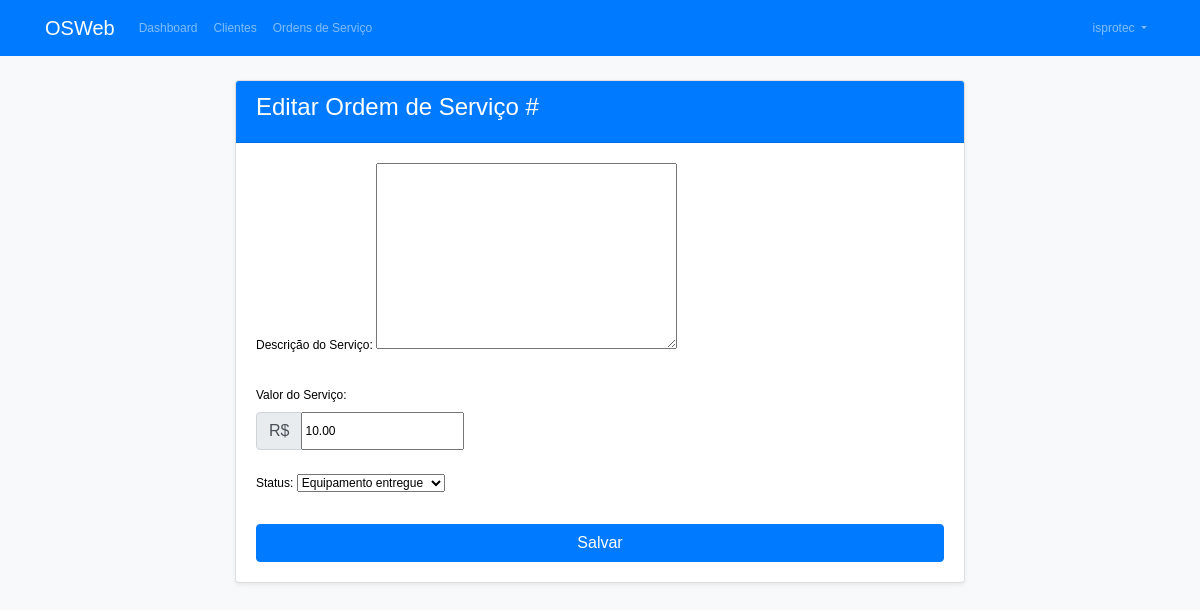
The app's page /ordem-servico/1/editar/ (signed in) with its own data.
### core/models.py (models this page shows, shortened)
class User(AbstractUser):
    is_empresa = models.BooleanField(default=False)
    is_tecnico = models.BooleanField(default=False)
    empresa = models.ForeignKey('Empresa', on_delete=models.CASCADE, null=True, blank=True)
    telefone = models.CharField(max_length=15, blank=True, null=True)
    endereco = models.CharField(max_length=200, blank=True, null=True)

class OrdemServico(models.Model):
    STATUS_CHOICES = [
        ('AGUARDANDO', 'Aguardando orçamento'),
        ('APROVADO', 'Orçamento aprovado'),
        ('RECUSADO', 'Orçamento recusado'),
        ('EM_ANDAMENTO', 'Em andamento'),
        ('CONCLUIDO', 'Concluído'),
        ('ENTREGUE', 'Equipamento entregue'),
    ]
    empresa = models.ForeignKey(Empresa, on_delete=models.CASCADE)
    cliente = models.ForeignKey(Cliente, on_delete=models.CASCADE)
    equipamento = models.ForeignKey(Equipamento, on_delete=models.CASCADE)
    data_entrada = models.DateField(default=timezone.now)
    acessorios = models.TextField(blank=True, null=True)
    observacoes = models.TextField(blank=True, null=True)
    descricao_servico = models.TextField(blank=True, null=True)
    valor_servico = models.DecimalField(max_digits=10, decimal_places=2, blank=True, null=True)
    status = models.CharField(max_length=20, choices=STATUS_CHOICES, default='AGUARDANDO')
    data_aprovacao = models.DateField(blank=True, null=True)
    data_recusa = models.DateField(blank=True, null=True)
    data_entrega = models.DateField(blank=True, null=True)
    ultima_alteracao = models.DateTimeField(auto_now=True)
    recibo_entrega = models.FileField(upload_to='recibos/', blank=True, null=True)
    usuario_alteracao = models.ForeignKey(
        User,
        on_delete=models.SET_NULL,
        null=True,
        blank=True,
        related_name='ordens_alteradas'
    )

### core/views.py (the view, shortened to what this page needs)
# urls.py: path('ordem-servico/<int:pk>/editar/', OrdemServicoUpdateView.as_view(), name='ordem_servico_update'),
class OrdemServicoUpdateView(LoginRequiredMixin, UserPassesTestMixin, UpdateView):
    model = OrdemServico
    template_name = 'ordem_servico/editar.html'
    success_url = reverse_lazy('ordem_servico_list')
    def test_func(self):
        ordem = self.get_object()
        return (
            (self.request.user.is_empresa and ordem.empresa == self.request.user.empresa_user) or
            (self.request.user.is_tecnico and ordem.empresa == self.request.user.empresa)
        )
    def get_template_names(self):
        if self.request.user.is_tecnico:
            return ['ordem_servico/editar_tecnico.html']
        return ['ordem_servico/editar_empresa.html']
    def get_form_class(self):
        if self.request.user.is_tecnico:
            return TecnicoOrdemServicoUpdateForm
        return OrdemServicoUpdateForm
    def get_form_kwargs(self):
        kwargs = super().get_form_kwargs()
        if self.request.user.is_tecnico:
            kwargs['user'] = self.request.user
        return kwargs

### core/forms.py
class OrdemServicoUpdateForm(forms.ModelForm):
    class Meta:
        model = OrdemServico
        fields = ('descricao_servico', 'valor_servico', 'status')

### core/templates/ordem_servico/editar_empresa.html (shortened to what this page needs)
{% extends "base.html" %}
{% block content %}
<div class="row justify-content-center">
    <div class="col-md-8">
        <div class="card">
            <div class="card-header bg-primary text-white">
                <h4>Editar Ordem de Serviço #{{ ordem.id }}</h4>
            </div>
            <div class="card-body">
                <form method="post">
                    <div class="form-group">
                        <label for="id_descricao_servico">Descrição do Serviço:</label>
                        {{ form.descricao_servico }}
                    </div>
                    <div class="form-group">
                        <label for="id_valor_servico">Valor do Serviço:</label>
                        <div class="input-group">
                            <div class="input-group-prepend">
                                <span class="input-group-text">R$</span>
                            </div>
                            {{ form.valor_servico }}
                        </div>
                    </div>
                    <div class="form-group">
                        <label for="id_status">Status:</label>
                        {{ form.status }}
                    </div>
                    <button type="submit" class="btn btn-primary btn-block">Salvar</button>
                </form>
            </div>
        </div>
    </div>
</div>
{% endblock %}

### core/templates/base.html (shortened to what this page needs)
{% load static %}
<!DOCTYPE html>
<html lang="pt-br">
<head>
    <link rel="stylesheet" href="https://stackpath.bootstrapcdn.com/bootstrap/4.5.2/css/bootstrap.min.css">
    <link rel="stylesheet" href="https://cdnjs.cloudflare.com/ajax/libs/font-awesome/5.15.1/css/all.min.css">
    <link href="{% static 'css/style.css' %}" rel="stylesheet">
</head>
<body>
    <nav class="navbar navbar-expand-lg navbar-dark bg-primary">
        <div class="container">
            <a class="navbar-brand" href="{% url 'empresa_dashboard' %}">OSWeb</a>
            <div class="collapse navbar-collapse" id="navbarNav">
                <ul class="navbar-nav mr-auto">
                    {% if user.is_authenticated %}
                        {% if user.is_empresa %}
                            <li class="nav-item">
                                <a class="nav-link" href="{% url 'empresa_dashboard' %}">Dashboard</a>
                            </li>
                            <li class="nav-item">
                                <a class="nav-link" href="{% url 'cliente_list' %}">Clientes</a>
                            </li>
                            <li class="nav-item">
                                <a class="nav-link" href="{% url 'ordem_servico_list' %}">Ordens de Serviço</a>
                            </li>
                        {% elif user.is_tecnico %}
                            <li class="nav-item">
                                <a class="nav-link" href="{% url 'ordem_servico_list' %}">Ordens de Serviço</a>
                            </li>
                        {% endif %}
                    {% endif %}
                </ul>
                <ul class="navbar-nav">
                    {% if user.is_authenticated %}
                        <li class="nav-item dropdown">
                            <a class="nav-link dropdown-toggle" href="#" id="navbarDropdown" role="button" data-toggle="dropdown">
                                {{ user.username }}
                            </a>
                        </li>
                    {% endif %}
                </ul>
            </div>
        </div>
    </nav>
    <div class="container mt-4">
        {% block content %}{% endblock %}
    </div>
</body>
</html>

### core/static/css/style.css (style rules this page uses)
body { background-color: #f8f9fa; }
.card { box-shadow: 0 0.125rem 0.25rem rgba(0, 0, 0, 0.075); margin-bottom: 20px; }
.card-header { font-weight: bold; }
.navbar { margin-bottom: 20px; }
.form-group { margin-bottom: 1.5rem; }
.card { margin-bottom: 20px; }
.card-header { font-weight: bold; background-color: #f8f9fa; }
body { font-family: Arial, sans-serif; font-size: 12px; color: #000; }

### records on screen
User: username "isprotec"
OrdemServico: valor_servico "10.00", status "Equipamento entregue"
